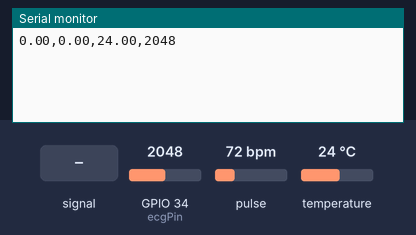
Bench run of a sketch on a simulated ESP32. Shown: the last lines printed to the serial monitor. The test bench sets the inputs (shaded band); at power-on: pulse 72 bpm, temperature 24 °C, GPIO 34 (ecgPin) = 2048.

Above: at 1.2 s.
1.3 s: GPIO 34 (ecgPin) fed a 200 Hz sine of ±327 counts around its level
At 2.3 s:
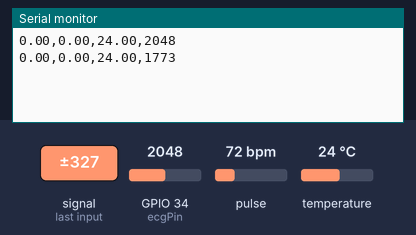
2.8 s: pulse set to 42 bpm
At 4.1 s:
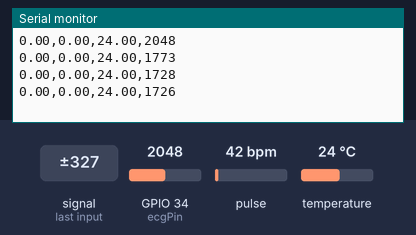
4.3 s: temperature set to 12 °C
At 5.0 s:
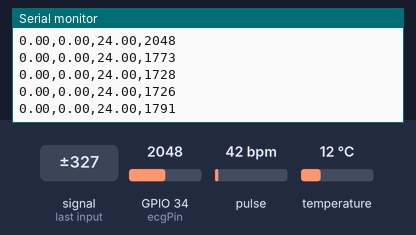
5.8 s: GPIO 34 (ecgPin) set to 2866
At 6.7 s:
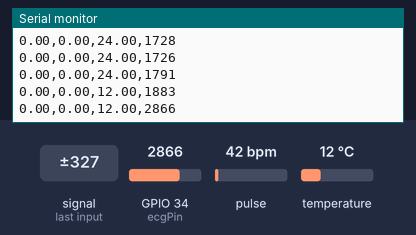
7.3 s: GPIO 34 (ecgPin) fed a 1000 Hz sine of ±1023 counts around its level
At 8.5 s:
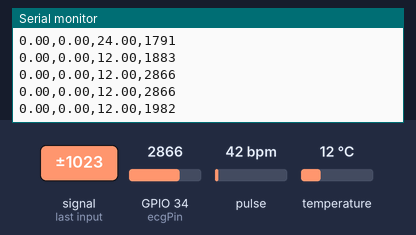
8.8 s: pulse set to 70 bpm
At 8.8 s:
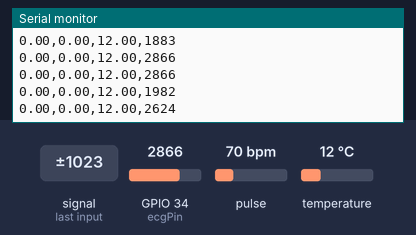
Timing chart, 0 to 11.3 s (numbered marks = the images above; inputs shaded):
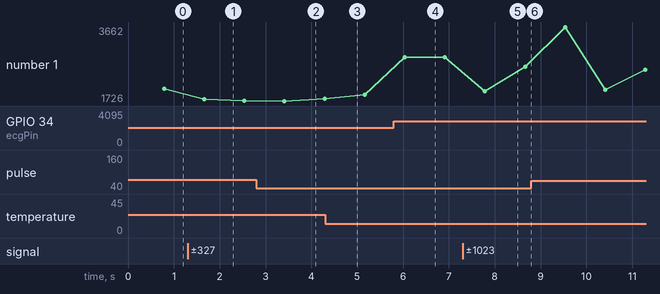

Measured:
- after the input at 1.3 s, the serial monitor: prints a new line after 0.36 s (image 1)
- after the input at 5.8 s, the serial monitor: prints a new line after 0.24 s (image 4)
- after the input at 7.3 s, the serial monitor: prints a new line after 0.49 s (image 5)
- plotted number 1: 2048 → 1728 after the input at 1.3 s, 1728 → 1791 after the input at 2.8 s, 1883 → 2866 after the input at 5.8 s, 2866 → 2624 after the input at 7.3 s, 2624 → 2550 after the input at 8.8 s

The sketch:

read_all_combined.ino.ino
```cpp
#include <Wire.h>
#include "MAX30105.h"
#include "heartRate.h"
#include <OneWire.h>
#include <DallasTemperature.h>

MAX30105 particleSensor;
OneWire oneWire(4); // GPIO 4 for DS18B20
DallasTemperature tempSensor(&oneWire);
const int ecgPin = 34;

void setup() {
  Serial.begin(115200);
  Wire.begin();

  // MAX30102
  if (!particleSensor.begin(Wire, I2C_SPEED_STANDARD)) {
    Serial.println("MAX30102 not found");
    while (1);
  }
  particleSensor.setup();
  particleSensor.setPulseAmplitudeRed(0x0A);
  particleSensor.setPulseAmplitudeIR(0x0A);

  // DS18B20
  tempSensor.begin();
}

void loop() {
  // Heart rate and SpO2
  long irValue = particleSensor.getIR();
  float bpm = 0, spo2 = 0;
  if (checkForBeat(irValue)) {
    bpm = particleSensor.getHeartRate();
    spo2 = particleSensor.getSpO2();
  }

  // Temperature
  tempSensor.requestTemperatures();
  float tempC = tempSensor.getTempCByIndex(0);

  // ECG
  int ecgValue = analogRead(ecgPin);

  // Print CSV-style line
  Serial.print(bpm); Serial.print(",");
  Serial.print(spo2); Serial.print(",");
  Serial.print(tempC); Serial.print(",");
  Serial.println(ecgValue);

  delay(100); // Tune for performance
}
```
